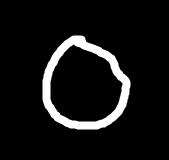
#> input picture MINST 2/imgs/0.PNG, 169 x 160 px, found by its file name
$ jupyter execute --allow-errors Deserilization.ipynb
#> lines starting #> are read from the running program, lines starting #| are printed output that depends on the picture
[cell 1]
from PIL import Image
from matplotlib import image
import numpy as np
import pandas as pd
import matplotlib.pyplot as plt
import seaborn as sns
from pickle import load
#> (the rest of this cell did not finish here and is left out)

[cell 2]
image = Image.open(r'C:\Users\HP\Desktop\MINST 2\imgs\0.PNG')
#> image is the input picture: PIL image 169x160 RGBA; mean R, G, B, A 20.1, 20.1, 20.1, 255

[cell 3]
image.size
#> Out = (169, 160)

[cell 4]
image

[cell 5]
arry = np.array(image.resize((28,28)))
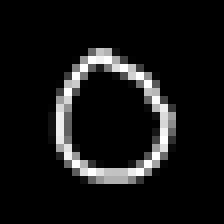
#> arry: shape (28, 28, 4) (shown 8 times larger); mean R, G, B, A 20.6, 20.6, 20.6, 255

[cell 6]
arry

[cell 7]
df1 = arry[:,:,0].flatten()
#> df1 = 784 values, max 255 at index 207, min 0 at index 0, mean 20.62

[cell 8]
df1.shape
#> Out = (784,)
